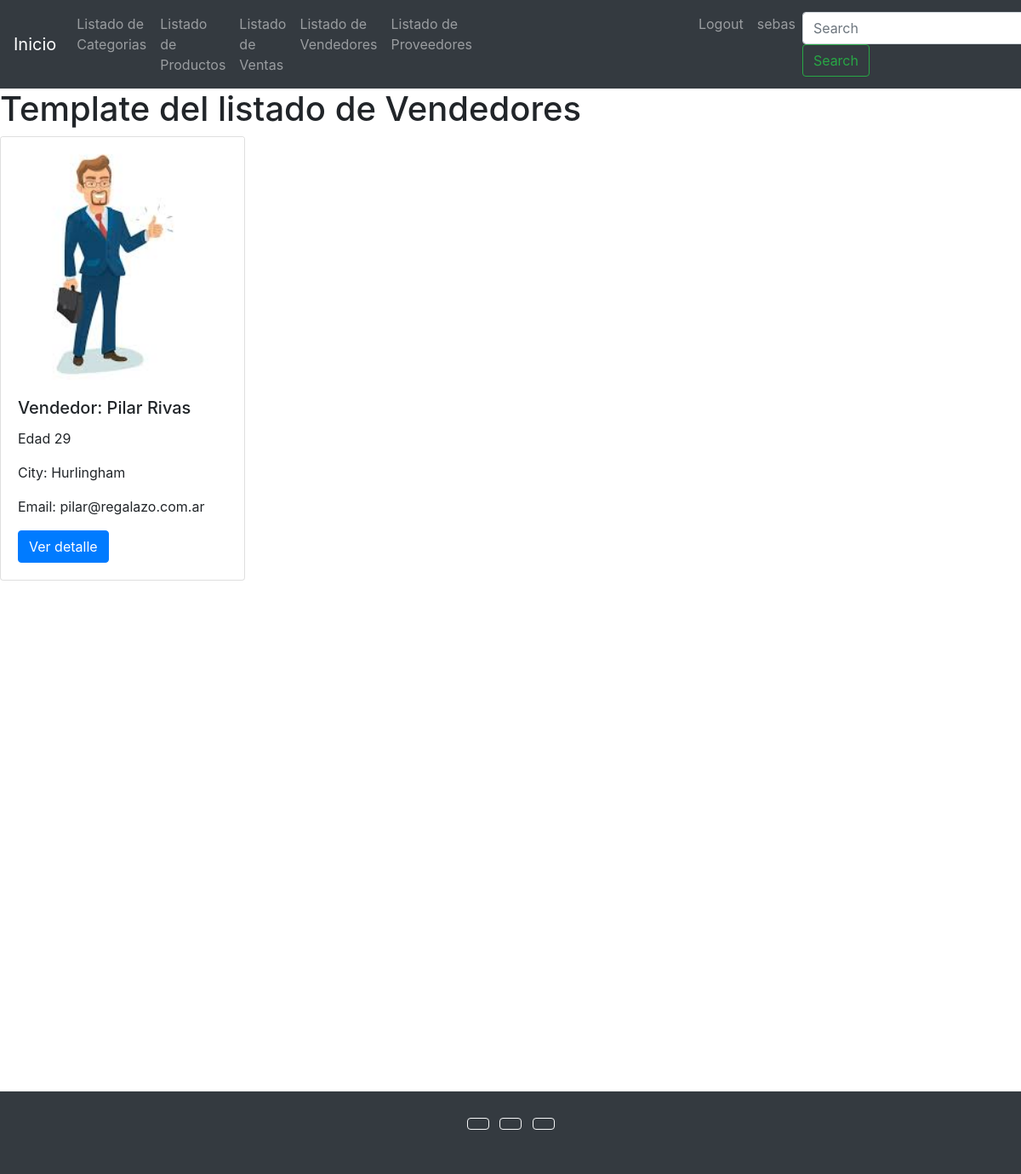
The page /sellers/list-sellers/ (signed in) on the database its author committed.
### sellers/models.py (models this page shows)
class Sellers(models.Model):
    name = models.CharField(max_length=100)
    age = models.IntegerField()
    city = models.CharField(max_length=100)
    email = models.EmailField()

### sellers/views.py (the view)
# urls.py: path('list-sellers/', list_sellers),
def list_sellers(request):
    all_sellers = Sellers.objects.all()
    context = {
        'sellers':all_sellers
    }
    return render(request, 'sellers/list_sellers.html', context=context)

### templates/sellers/list_sellers.html (shortened to what this page needs)
{% extends 'base.html' %}
{% block content %}
<h1>Template del listado de Vendedores</h1>
{% for seller in sellers %}
    <div class="card" style="width: 18rem;">
        <img class="card-img-top">
        <div class="card-body">
        <h5 class="card-title">Vendedor: {{seller.name}}</h5>
        <p class="card-text">Edad {{seller.age}}</p>
        <p>City: {{seller.city}}</p>
        <p>Email: {{seller.email}}</p>
        <a href="#" class="btn btn-primary">Ver detalle</a>
        </div>
    </div>
{% endfor %}
{% endblock %}

### templates/base.html (shortened to what this page needs)
<!DOCTYPE html>
<html lang="en">
<head>
    <link rel="stylesheet" href="https://cdn.jsdelivr.net/npm/bootstrap@4.6.2/dist/css/bootstrap.min.css"
>
</head>
<body>
    <header>
        <nav class="navbar navbar-expand-lg navbar-dark bg-dark">
            <a class="navbar-brand" href="/">Inicio</a>
            <div class="collapse navbar-collapse" id="navbarSupportedContent">
                <ul class="navbar-nav mr-auto">
                    <li class="nav-item">
                        <a class="nav-link" href="/categories/list-categories/">Listado de Categorias</a>
                    </li>
                    <li class="nav-item">
                        <a class="nav-link" href="/products/list-products/">Listado de Productos</a>
                    </li>
                    <li class="nav-item">
                        <a class="nav-link" href="/sells/list-sells/">Listado de Ventas</a>
                    </li>
                    <li class="nav-item">
                        <a class="nav-link" href="/sellers/list-sellers/">Listado de Vendedores</a>
                    </li>
                    <li class="nav-item" style="margin-right: 250px;">
                        <a class="nav-link" href="/providers/list-providers/">Listado de Proveedores</a>
                    </li>
                    {% if request.user.is_authenticated %}
                    <li class="nav-item">
                        <a class="nav-link" href="/users/logout/">Logout</a>
                    </li>
                    <li class="nav-item">
                        <a class="nav-link" href="/users/update/">{{request.user.username}}</a>
                    </li>
                    {% endif %}
                </ul>
                <form class="form-inline my-2 my-lg-0" action="/categories/list-categories/" method="GET">
                    <input class="form-control mr-sm-2" type="search" placeholder="Search" aria-label="Search">
                    <button class="btn btn-outline-success my-2 my-sm-0" type="submit">Search</button>
                </form>
            </div>
        </nav>
    </header>
    {% block content %}
    {% endblock %}
    <footer class="bg-dark text-center text-white" style="margin-top:600px;">
        <div class="container p-4">
        <section class="mb-4">
            <a class="btn btn-outline-light btn-floating m-1" href="#!" role="button"
            ></a>
            <a class="btn btn-outline-light btn-floating m-1" href="#!" role="button"
            ></a>
            <a class="btn btn-outline-light btn-floating m-1" href="#!" role="button"
            ></a>
</body>
</html>

### rows shown on the page
Sellers: name "Pilar Rivas", age "29", city "Hurlingham", email "pilar@regalazo.com.ar"

### other values the page prints
{{ request.user.username }} "sebas"
